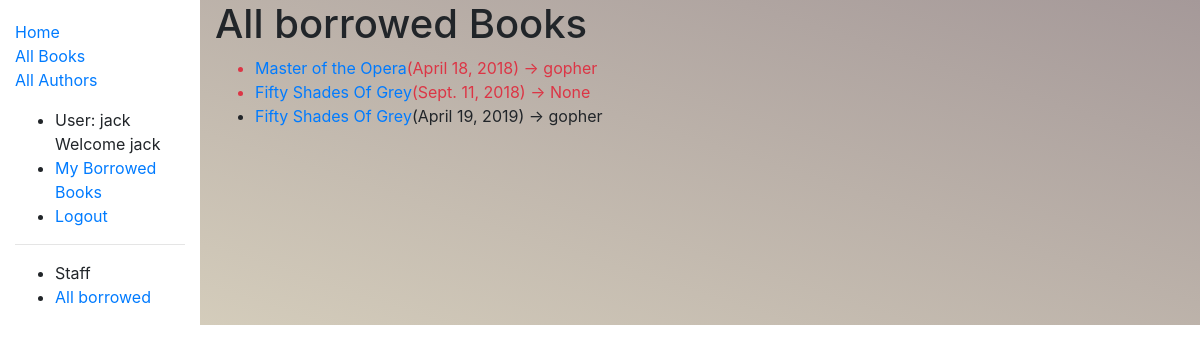
Page /catalog/borrowed/ (signed in) on the committed database.
### catalog/models.py (models this page shows, shortened)
class BookInstance(models.Model):
	id = models.UUIDField(primary_key=True, default=uuid.uuid4, help_text='unique ID for this particular book across the whole library')
	book = models.ForeignKey('Book', on_delete=models.SET_NULL, null=True)
	imprint = models.CharField(max_length=200)
	due_back = models.DateField(null=True, blank=True)
	borrower = models.ForeignKey(User, on_delete=models.SET_NULL, blank=True, null=True)
	LOAN_STATUS = (
		('m', 'Maintenance'),
		('o', 'On loan'),
		('a', 'Available'),
		('r','Reserved'),
	)
	status = models.CharField(
		max_length=1,
		choices=LOAN_STATUS,
		blank=True,
		default='m',
		help_text = 'Book Availability'
	)
	class Meta:
		ordering = ['due_back']
		permissions = (("can_mark_returned","Set book as returned"),)
	@property
	def is_overdue(self):
		if self.due_back and date.today() > self.due_back:
			return True
		return False

class Book(models.Model):
	title = models.CharField(max_length=200)
	author = models.ForeignKey('Author', on_delete=models.SET_NULL, null=True)
	summary = models.TextField(max_length=1000, help_text='Enter a brief description of the book')
	isbn = models.CharField('ISBN', max_length=13, help_text='13 Character <a href="https://www.isbn-international.org/content/what-isbn">ISBN number</a>')
	genre = models.ManyToManyField(Genre, help_text = 'Select a genre for this book')
	language = models.ForeignKey(Language, on_delete = models.SET_NULL, null = True)
	def display_genre(self):
		return ', '.join(genre.name_of_genre for genre in self.genre.all()[:3])
	display_genre.short_description = 'Genre'

### catalog/views.py (the view)
# urls.py: path(r'borrowed/', views.LoanedBooksAllListView.as_view(), name= 'borrowed'),
class LoanedBooksAllListView(PermissionRequiredMixin, generic.ListView):
	model = BookInstance
	template_name = 'catalog/bookinstance_list_borrowed_all.html'
	permission_required = 'catalog.can_mark_returned'
	paginate_by = 5
	def get_queryset(self):
			return BookInstance.objects.filter(status__exact = 'o').order_by('due_back')

### catalog/templates/catalog/bookinstance_list_borrowed_all.html
{% extends "base_generic.html" %}
{% block content %}
	<h1>All borrowed Books</h1>
	{% if bookinstance_list %}
	<ul>
		{% for bookinst in bookinstance_list  %}
		<li class="{% if bookinst.is_overdue %}text-danger{% endif %}">
			<a href="{% url 'book-detail' bookinst.book.pk %}">{{bookinst.book.title}}</a>({{bookinst.due_back}})  {% if user.is_staff %} -> {{bookinst.borrower}} {% endif %}
		</li>
		{% endfor %}
	</ul>
	{% else %}
		<p class="text-primary">No borrowed books</p>
	{% endif %}
{% endblock  %}

### catalog/templates/base_generic.html (shortened to what this page needs)
<!DOCTYPE html>
<head>
	<link rel="stylesheet" href="https://stackpath.bootstrapcdn.com/bootstrap/4.1.3/css/bootstrap.min.css">
	{% load static %}
	<link rel="stylesheet" type="text/css" media="screen" href="{% static 'css/main.css' %} " />
</head>
<body>
	<div class="container-fluid">
		<div class="row">
			<div class="col-sm-2">
				{% block sidebar %}
					<ul class="sidebar-nav">
						<li> <a href="{% url 'index' %}">Home </a></li>
						<li><a href="{% url 'books' %}">All Books</a></li>
						<li><a href="{% url 'authors'%}">All Authors</a></li>
					</ul>
					<ul>
						{% if user.is_authenticated %}
						<li> User: {{user.get_username}}  Welcome {{user.get_username}}</li>
							<li><a href="{% url 'my-borrowed' %}">My Borrowed Books</a></li>
							<li><a href="{% url 'logout' %}?next={{request.path}}">Logout</a></li>
							{% else %}
								<li><a href="{% url 'login' %}?next={{ request.path }}">Login</a></li>
							{% endif %}
					</ul>
					{% if user.is_staff %}
					<hr>
					<ul>
						<li>Staff</li>
						{% if perms.catalog.can_mark_returned %}
						<li><a href="{% url 'borrowed' %}">All borrowed</a></li>
						{% endif %}
					</ul>
						{% endif %}
				{% endblock %}
			</div>
			<div class="col-sm-10" style="background-image: linear-gradient(to right top, rgba(112, 87, 30, 0.3), rgba(30, 0, 0, 0.4));">{% block content %}{% endblock %}</div>
		</div>
	</div>
</body>

### catalog/static/css/main.css (style rules this page uses)
.sidebar-nav { margin-top: 20px; padding: 0; list-style: none; }

### rows in the picture
BookInstance: book "Master of the Opera", due_back "April 18, 2018", borrower "gopher"
BookInstance: book "Fifty Shades Of Grey", due_back "Sept. 11, 2018", borrower "None"
BookInstance: book "Fifty Shades Of Grey", due_back "April 19, 2019", borrower "gopher"

### other values in the picture
{{ user.get_username }} "jack"
